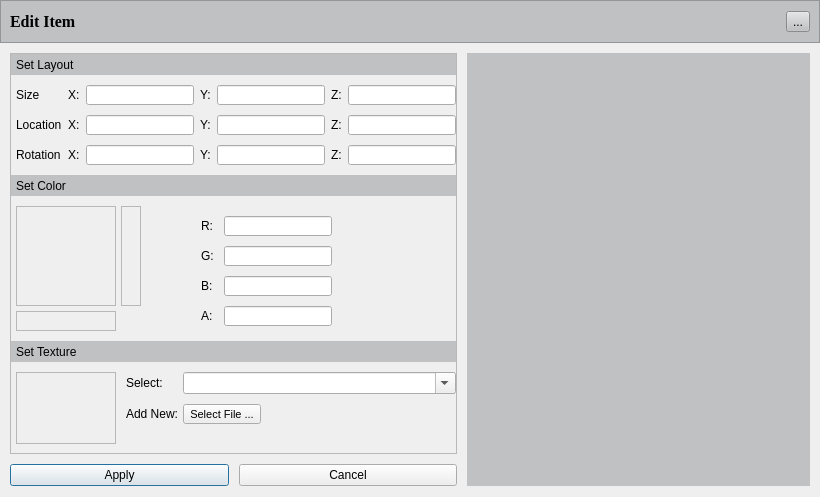
<?xml version="1.0" encoding="UTF-8"?>
<ui version="4.0">
 <class>EditItem</class>
 <widget class="QDialog" name="EditItem">
  <property name="geometry">
   <rect>
    <x>0</x>
    <y>0</y>
    <width>820</width>
    <height>497</height>
   </rect>
  </property>
  <property name="sizePolicy">
   <sizepolicy hsizetype="MinimumExpanding" vsizetype="MinimumExpanding">
    <horstretch>0</horstretch>
    <verstretch>0</verstretch>
   </sizepolicy>
  </property>
  <property name="windowTitle">
   <string>Dialog</string>
  </property>
  <layout class="QVBoxLayout" name="verticalLayout">
   <property name="spacing">
    <number>10</number>
   </property>
   <property name="leftMargin">
    <number>0</number>
   </property>
   <property name="topMargin">
    <number>0</number>
   </property>
   <property name="rightMargin">
    <number>0</number>
   </property>
   <item>
    <widget class="QFrame" name="frame_2">
     <property name="minimumSize">
      <size>
       <width>0</width>
       <height>43</height>
      </size>
     </property>
     <property name="styleSheet">
      <string notr="true">background-color:rgb(191,193,194)</string>
     </property>
     <property name="frameShape">
      <enum>QFrame::StyledPanel</enum>
     </property>
     <property name="frameShadow">
      <enum>QFrame::Raised</enum>
     </property>
     <layout class="QHBoxLayout" name="horizontalLayout_7">
      <item>
       <widget class="QLabel" name="label_14">
        <property name="font">
         <font>
          <family>Times New Roman</family>
          <pointsize>12</pointsize>
          <weight>75</weight>
          <bold>true</bold>
         </font>
        </property>
        <property name="text">
         <string>Edit Item</string>
        </property>
       </widget>
      </item>
      <item>
       <widget class="QToolButton" name="m_pToolButtonCancel">
        <property name="text">
         <string>...</string>
        </property>
        <property name="icon">
         <iconset>
          <normaloff>../../../Projekti/close-icon.png</normaloff>../../../Projekti/close-icon.png</iconset>
        </property>
       </widget>
      </item>
     </layout>
    </widget>
   </item>
   <item>
    <layout class="QHBoxLayout" name="horizontalLayout_2">
     <property name="spacing">
      <number>0</number>
     </property>
     <property name="leftMargin">
      <number>10</number>
     </property>
     <property name="rightMargin">
      <number>10</number>
     </property>
     <item>
      <layout class="QVBoxLayout" name="verticalLayout_6">
       <property name="spacing">
        <number>10</number>
       </property>
       <property name="bottomMargin">
        <number>0</number>
       </property>
       <item>
        <widget class="QScrollArea" name="scrollArea">
         <property name="verticalScrollBarPolicy">
          <enum>Qt::ScrollBarAsNeeded</enum>
         </property>
         <property name="widgetResizable">
          <bool>true</bool>
         </property>
         <widget class="QWidget" name="scrollAreaWidgetContents">
          <property name="geometry">
           <rect>
            <x>0</x>
            <y>0</y>
            <width>436</width>
            <height>396</height>
           </rect>
          </property>
          <layout class="QVBoxLayout" name="verticalLayout_3">
           <property name="spacing">
            <number>10</number>
           </property>
           <property name="leftMargin">
            <number>0</number>
           </property>
           <property name="topMargin">
            <number>0</number>
           </property>
           <property name="rightMargin">
            <number>0</number>
           </property>
           <item>
            <widget class="QLabel" name="label_2">
             <property name="sizePolicy">
              <sizepolicy hsizetype="Preferred" vsizetype="Fixed">
               <horstretch>0</horstretch>
               <verstretch>0</verstretch>
              </sizepolicy>
             </property>
             <property name="minimumSize">
              <size>
               <width>0</width>
               <height>21</height>
              </size>
             </property>
             <property name="maximumSize">
              <size>
               <width>16777215</width>
               <height>21</height>
              </size>
             </property>
             <property name="styleSheet">
              <string notr="true">background-color:rgb(191,193,194)</string>
             </property>
             <property name="frameShape">
              <enum>QFrame::NoFrame</enum>
             </property>
             <property name="frameShadow">
              <enum>QFrame::Raised</enum>
             </property>
             <property name="text">
              <string>Set Layout</string>
             </property>
             <property name="textFormat">
              <enum>Qt::PlainText</enum>
             </property>
             <property name="indent">
              <number>5</number>
             </property>
            </widget>
           </item>
           <item>
            <layout class="QGridLayout" name="gridLayout">
             <property name="leftMargin">
              <number>5</number>
             </property>
             <property name="bottomMargin">
              <number>0</number>
             </property>
             <property name="horizontalSpacing">
              <number>6</number>
             </property>
             <item row="1" column="4">
              <widget class="QLineEdit" name="m_pLineEditLocationY">
               <property name="maximumSize">
                <size>
                 <width>16777215</width>
                 <height>20</height>
                </size>
               </property>
              </widget>
             </item>
             <item row="0" column="1">
              <widget class="QLabel" name="label_34">
               <property name="text">
                <string>X:</string>
               </property>
              </widget>
             </item>
             <item row="0" column="5">
              <widget class="QLabel" name="label_41">
               <property name="text">
                <string>Z:</string>
               </property>
              </widget>
             </item>
             <item row="1" column="6">
              <widget class="QLineEdit" name="m_pLineEditLocationZ">
               <property name="maximumSize">
                <size>
                 <width>16777215</width>
                 <height>20</height>
                </size>
               </property>
              </widget>
             </item>
             <item row="0" column="4">
              <widget class="QLineEdit" name="m_pLineEditScaleY">
               <property name="maximumSize">
                <size>
                 <width>16777215</width>
                 <height>20</height>
                </size>
               </property>
              </widget>
             </item>
             <item row="0" column="2">
              <widget class="QLineEdit" name="m_pLineEditScaleX">
               <property name="maximumSize">
                <size>
                 <width>16777215</width>
                 <height>20</height>
                </size>
               </property>
              </widget>
             </item>
             <item row="1" column="3">
              <widget class="QLabel" name="label_35">
               <property name="text">
                <string>Y:</string>
               </property>
              </widget>
             </item>
             <item row="1" column="1">
              <widget class="QLabel" name="label_33">
               <property name="text">
                <string>X:</string>
               </property>
              </widget>
             </item>
             <item row="1" column="2">
              <widget class="QLineEdit" name="m_pLineEditLocationX">
               <property name="maximumSize">
                <size>
                 <width>16777215</width>
                 <height>20</height>
                </size>
               </property>
              </widget>
             </item>
             <item row="1" column="0">
              <widget class="QLabel" name="label_9">
               <property name="text">
                <string>Location</string>
               </property>
              </widget>
             </item>
             <item row="0" column="3">
              <widget class="QLabel" name="label_36">
               <property name="text">
                <string>Y:</string>
               </property>
              </widget>
             </item>
             <item row="0" column="6">
              <widget class="QLineEdit" name="m_pLineEditScaleZ">
               <property name="maximumSize">
                <size>
                 <width>16777215</width>
                 <height>20</height>
                </size>
               </property>
              </widget>
             </item>
             <item row="1" column="5">
              <widget class="QLabel" name="label_37">
               <property name="text">
                <string>Z:</string>
               </property>
              </widget>
             </item>
             <item row="0" column="0">
              <widget class="QLabel" name="label_8">
               <property name="text">
                <string>Size</string>
               </property>
              </widget>
             </item>
             <item row="2" column="0">
              <widget class="QLabel" name="label_10">
               <property name="text">
                <string>Rotation</string>
               </property>
              </widget>
             </item>
             <item row="2" column="1">
              <widget class="QLabel" name="label_39">
               <property name="text">
                <string>X:</string>
               </property>
              </widget>
             </item>
             <item row="2" column="2">
              <widget class="QLineEdit" name="m_pLineEditRotationX">
               <property name="maximumSize">
                <size>
                 <width>16777215</width>
                 <height>20</height>
                </size>
               </property>
              </widget>
             </item>
             <item row="2" column="4">
              <widget class="QLineEdit" name="m_pLineEditRotationY">
               <property name="maximumSize">
                <size>
                 <width>16777215</width>
                 <height>20</height>
                </size>
               </property>
              </widget>
             </item>
             <item row="2" column="6">
              <widget class="QLineEdit" name="m_pLineEditRotationZ">
               <property name="maximumSize">
                <size>
                 <width>16777215</width>
                 <height>20</height>
                </size>
               </property>
              </widget>
             </item>
             <item row="2" column="5">
              <widget class="QLabel" name="label_40">
               <property name="text">
                <string>Z:</string>
               </property>
              </widget>
             </item>
             <item row="2" column="3">
              <widget class="QLabel" name="label_38">
               <property name="text">
                <string>Y:</string>
               </property>
              </widget>
             </item>
            </layout>
           </item>
           <item>
            <widget class="QLabel" name="label_3">
             <property name="sizePolicy">
              <sizepolicy hsizetype="Preferred" vsizetype="Fixed">
               <horstretch>0</horstretch>
               <verstretch>0</verstretch>
              </sizepolicy>
             </property>
             <property name="minimumSize">
              <size>
               <width>0</width>
               <height>21</height>
              </size>
             </property>
             <property name="maximumSize">
              <size>
               <width>16777215</width>
               <height>21</height>
              </size>
             </property>
             <property name="styleSheet">
              <string notr="true">background-color:rgb(191,193,194)</string>
             </property>
             <property name="frameShape">
              <enum>QFrame::NoFrame</enum>
             </property>
             <property name="frameShadow">
              <enum>QFrame::Raised</enum>
             </property>
             <property name="text">
              <string>Set Color</string>
             </property>
             <property name="textFormat">
              <enum>Qt::PlainText</enum>
             </property>
             <property name="scaledContents">
              <bool>false</bool>
             </property>
             <property name="margin">
              <number>0</number>
             </property>
             <property name="indent">
              <number>5</number>
             </property>
            </widget>
           </item>
           <item>
            <layout class="QHBoxLayout" name="horizontalLayout_3">
             <property name="spacing">
              <number>40</number>
             </property>
             <property name="bottomMargin">
              <number>0</number>
             </property>
             <item>
              <layout class="QVBoxLayout" name="verticalLayout_4">
               <property name="spacing">
                <number>5</number>
               </property>
               <property name="leftMargin">
                <number>5</number>
               </property>
               <property name="bottomMargin">
                <number>0</number>
               </property>
               <item>
                <layout class="QHBoxLayout" name="horizontalLayout_4">
                 <item>
                  <widget class="QLabel" name="m_pLabelColorFactory">
                   <property name="enabled">
                    <bool>true</bool>
                   </property>
                   <property name="sizePolicy">
                    <sizepolicy hsizetype="Fixed" vsizetype="Fixed">
                     <horstretch>0</horstretch>
                     <verstretch>0</verstretch>
                    </sizepolicy>
                   </property>
                   <property name="minimumSize">
                    <size>
                     <width>100</width>
                     <height>100</height>
                    </size>
                   </property>
                   <property name="frameShape">
                    <enum>QFrame::StyledPanel</enum>
                   </property>
                   <property name="text">
                    <string/>
                   </property>
                  </widget>
                 </item>
                 <item>
                  <widget class="QLabel" name="m_pLabelColorTag">
                   <property name="sizePolicy">
                    <sizepolicy hsizetype="Fixed" vsizetype="Fixed">
                     <horstretch>0</horstretch>
                     <verstretch>0</verstretch>
                    </sizepolicy>
                   </property>
                   <property name="minimumSize">
                    <size>
                     <width>20</width>
                     <height>100</height>
                    </size>
                   </property>
                   <property name="frameShape">
                    <enum>QFrame::StyledPanel</enum>
                   </property>
                   <property name="text">
                    <string/>
                   </property>
                  </widget>
                 </item>
                </layout>
               </item>
               <item>
                <widget class="QLabel" name="m_pLabelColorSample">
                 <property name="minimumSize">
                  <size>
                   <width>100</width>
                   <height>20</height>
                  </size>
                 </property>
                 <property name="maximumSize">
                  <size>
                   <width>100</width>
                   <height>20</height>
                  </size>
                 </property>
                 <property name="frameShape">
                  <enum>QFrame::StyledPanel</enum>
                 </property>
                 <property name="text">
                  <string/>
                 </property>
                </widget>
               </item>
              </layout>
             </item>
             <item>
              <layout class="QFormLayout" name="formLayout_2">
               <property name="fieldGrowthPolicy">
                <enum>QFormLayout::FieldsStayAtSizeHint</enum>
               </property>
               <property name="horizontalSpacing">
                <number>10</number>
               </property>
               <property name="verticalSpacing">
                <number>10</number>
               </property>
               <property name="leftMargin">
                <number>20</number>
               </property>
               <property name="topMargin">
                <number>10</number>
               </property>
               <property name="rightMargin">
                <number>10</number>
               </property>
               <item row="0" column="0">
                <widget class="QLabel" name="label_45">
                 <property name="text">
                  <string>R:</string>
                 </property>
                </widget>
               </item>
               <item row="0" column="1">
                <widget class="QLineEdit" name="m_pLineEditColorR">
                 <property name="maximumSize">
                  <size>
                   <width>16777215</width>
                   <height>20</height>
                  </size>
                 </property>
                </widget>
               </item>
               <item row="1" column="0">
                <widget class="QLabel" name="label_46">
                 <property name="text">
                  <string>G:</string>
                 </property>
                </widget>
               </item>
               <item row="1" column="1">
                <widget class="QLineEdit" name="m_pLineEditColorG">
                 <property name="maximumSize">
                  <size>
                   <width>16777215</width>
                   <height>20</height>
                  </size>
                 </property>
                </widget>
               </item>
               <item row="2" column="0">
                <widget class="QLabel" name="label_43">
                 <property name="text">
                  <string>B:</string>
                 </property>
                </widget>
               </item>
               <item row="2" column="1">
                <widget class="QLineEdit" name="m_pLineEditColorB">
                 <property name="maximumSize">
                  <size>
                   <width>16777215</width>
                   <height>20</height>
                  </size>
                 </property>
                </widget>
               </item>
               <item row="3" column="0">
                <widget class="QLabel" name="label_53">
                 <property name="text">
                  <string>A:</string>
                 </property>
                </widget>
               </item>
               <item row="3" column="1">
                <widget class="QLineEdit" name="m_pLineEditColorA">
                 <property name="maximumSize">
                  <size>
                   <width>16777215</width>
                   <height>20</height>
                  </size>
                 </property>
                </widget>
               </item>
              </layout>
             </item>
            </layout>
           </item>
           <item>
            <widget class="QLabel" name="label_6">
             <property name="sizePolicy">
              <sizepolicy hsizetype="Preferred" vsizetype="Fixed">
               <horstretch>0</horstretch>
               <verstretch>0</verstretch>
              </sizepolicy>
             </property>
             <property name="minimumSize">
              <size>
               <width>0</width>
               <height>21</height>
              </size>
             </property>
             <property name="maximumSize">
              <size>
               <width>16777215</width>
               <height>21</height>
              </size>
             </property>
             <property name="styleSheet">
              <string notr="true">background-color:rgb(191,193,194)</string>
             </property>
             <property name="frameShape">
              <enum>QFrame::NoFrame</enum>
             </property>
             <property name="frameShadow">
              <enum>QFrame::Raised</enum>
             </property>
             <property name="text">
              <string>Set Texture</string>
             </property>
             <property name="textFormat">
              <enum>Qt::PlainText</enum>
             </property>
             <property name="indent">
              <number>5</number>
             </property>
            </widget>
           </item>
           <item>
            <layout class="QHBoxLayout" name="horizontalLayout_5">
             <property name="spacing">
              <number>10</number>
             </property>
             <property name="leftMargin">
              <number>5</number>
             </property>
             <item>
              <widget class="QLabel" name="m_pLabelTexture">
               <property name="maximumSize">
                <size>
                 <width>100</width>
                 <height>100</height>
                </size>
               </property>
               <property name="frameShape">
                <enum>QFrame::StyledPanel</enum>
               </property>
               <property name="text">
                <string/>
               </property>
               <property name="scaledContents">
                <bool>true</bool>
               </property>
               <property name="alignment">
                <set>Qt::AlignCenter</set>
               </property>
              </widget>
             </item>
             <item>
              <layout class="QFormLayout" name="formLayout_3">
               <property name="horizontalSpacing">
                <number>5</number>
               </property>
               <property name="verticalSpacing">
                <number>10</number>
               </property>
               <property name="leftMargin">
                <number>0</number>
               </property>
               <property name="topMargin">
                <number>0</number>
               </property>
               <item row="0" column="0">
                <widget class="QLabel" name="label_12">
                 <property name="text">
                  <string>Select:</string>
                 </property>
                </widget>
               </item>
               <item row="0" column="1">
                <widget class="QComboBox" name="m_pComboBoxTexture">
                 <property name="acceptDrops">
                  <bool>true</bool>
                 </property>
                 <property name="editable">
                  <bool>true</bool>
                 </property>
                 <property name="insertPolicy">
                  <enum>QComboBox::InsertAlphabetically</enum>
                 </property>
                </widget>
               </item>
               <item row="1" column="0">
                <widget class="QLabel" name="label_11">
                 <property name="text">
                  <string>Add New:</string>
                 </property>
                 <property name="margin">
                  <number>0</number>
                 </property>
                </widget>
               </item>
               <item row="1" column="1">
                <widget class="QToolButton" name="m_pToolButtonTexture">
                 <property name="font">
                  <font>
                   <pointsize>8</pointsize>
                  </font>
                 </property>
                 <property name="text">
                  <string>Select File ...</string>
                 </property>
                 <property name="popupMode">
                  <enum>QToolButton::InstantPopup</enum>
                 </property>
                </widget>
               </item>
              </layout>
             </item>
            </layout>
           </item>
          </layout>
         </widget>
        </widget>
       </item>
       <item>
        <layout class="QHBoxLayout" name="horizontalLayout_6">
         <property name="bottomMargin">
          <number>0</number>
         </property>
         <item>
          <widget class="QPushButton" name="m_pPushButtonApply">
           <property name="text">
            <string>Apply</string>
           </property>
          </widget>
         </item>
         <item>
          <widget class="QPushButton" name="m_pPushButtonCancel">
           <property name="text">
            <string>Cancel</string>
           </property>
          </widget>
         </item>
        </layout>
       </item>
      </layout>
     </item>
     <item>
      <widget class="QWidget" name="widget" native="true">
       <property name="sizePolicy">
        <sizepolicy hsizetype="MinimumExpanding" vsizetype="MinimumExpanding">
         <horstretch>1</horstretch>
         <verstretch>1</verstretch>
        </sizepolicy>
       </property>
       <property name="minimumSize">
        <size>
         <width>310</width>
         <height>300</height>
        </size>
       </property>
       <property name="styleSheet">
        <string notr="true"/>
       </property>
       <layout class="QVBoxLayout" name="verticalLayout_2">
        <property name="spacing">
         <number>0</number>
        </property>
        <property name="leftMargin">
         <number>10</number>
        </property>
        <property name="topMargin">
         <number>0</number>
        </property>
        <property name="rightMargin">
         <number>0</number>
        </property>
        <property name="bottomMargin">
         <number>0</number>
        </property>
        <item>
         <widget class="VR::OSGQT_Widget" name="m_pOSGQT_Widget" native="true">
          <property name="sizePolicy">
           <sizepolicy hsizetype="MinimumExpanding" vsizetype="MinimumExpanding">
            <horstretch>0</horstretch>
            <verstretch>0</verstretch>
           </sizepolicy>
          </property>
          <property name="minimumSize">
           <size>
            <width>300</width>
            <height>300</height>
           </size>
          </property>
          <property name="maximumSize">
           <size>
            <width>16777215</width>
            <height>16777215</height>
           </size>
          </property>
          <property name="sizeIncrement">
           <size>
            <width>1</width>
            <height>1</height>
           </size>
          </property>
          <property name="baseSize">
           <size>
            <width>300</width>
            <height>300</height>
           </size>
          </property>
          <property name="styleSheet">
           <string notr="true">background-color: rgb(191, 193, 194);</string>
          </property>
         </widget>
        </item>
       </layout>
      </widget>
     </item>
    </layout>
   </item>
  </layout>
 </widget>
 <customwidgets>
  <customwidget>
   <class>VR::OSGQT_Widget</class>
   <extends>QWidget</extends>
   <header location="global">osgqt_widget.h</header>
   <container>1</container>
  </customwidget>
 </customwidgets>
 <tabstops>
  <tabstop>scrollArea</tabstop>
  <tabstop>m_pLineEditScaleX</tabstop>
  <tabstop>m_pLineEditScaleY</tabstop>
  <tabstop>m_pLineEditScaleZ</tabstop>
  <tabstop>m_pLineEditLocationX</tabstop>
  <tabstop>m_pLineEditLocationY</tabstop>
  <tabstop>m_pLineEditLocationZ</tabstop>
  <tabstop>m_pLineEditRotationX</tabstop>
  <tabstop>m_pLineEditRotationY</tabstop>
  <tabstop>m_pLineEditRotationZ</tabstop>
  <tabstop>m_pLineEditColorR</tabstop>
  <tabstop>m_pLineEditColorG</tabstop>
  <tabstop>m_pLineEditColorB</tabstop>
  <tabstop>m_pLineEditColorA</tabstop>
  <tabstop>m_pComboBoxTexture</tabstop>
  <tabstop>m_pToolButtonTexture</tabstop>
  <tabstop>m_pPushButtonApply</tabstop>
  <tabstop>m_pPushButtonCancel</tabstop>
 </tabstops>
 <resources/>
 <connections/>
</ui>
